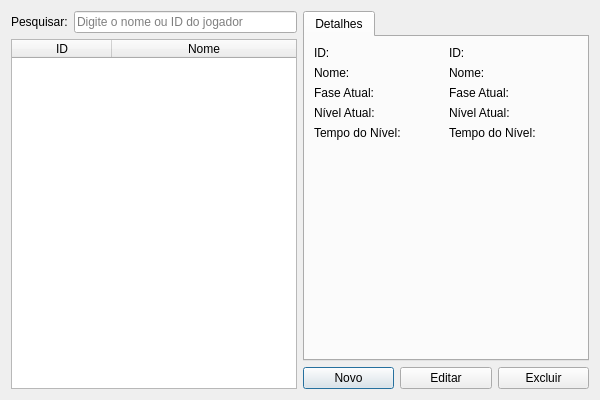
<?xml version="1.0" encoding="UTF-8"?>
<ui version="4.0">
 <class>PlayerKarteaConfigListView</class>
 <widget class="QDialog" name="PlayerKarteaConfigListView">
  <property name="geometry">
   <rect>
    <x>0</x>
    <y>0</y>
    <width>600</width>
    <height>400</height>
   </rect>
  </property>
  <property name="windowTitle">
   <string>Plataforma T-TEA - Configurações Kartea</string>
  </property>
  <property name="windowIcon">
   <iconset resource="../../../../resources/resources.qrc">
    <normaloff>:/icons/system/appicon</normaloff>:/icons/system/appicon</iconset>
  </property>
  <property name="modal">
   <bool>true</bool>
  </property>
  <layout class="QHBoxLayout" name="mainLayout">
   <item>
    <layout class="QVBoxLayout" name="lay_left">
     <item>
      <layout class="QHBoxLayout" name="lay_search">
       <item>
        <widget class="QLabel" name="lbl_search">
         <property name="text">
          <string>Pesquisar:</string>
         </property>
        </widget>
       </item>
       <item>
        <widget class="QLineEdit" name="led_search">
         <property name="placeholderText">
          <string>Digite o nome ou ID do jogador</string>
         </property>
        </widget>
       </item>
      </layout>
     </item>
     <item>
      <widget class="QTableWidget" name="tbl_config">
       <property name="editTriggers">
        <set>QAbstractItemView::EditTrigger::NoEditTriggers</set>
       </property>
       <property name="alternatingRowColors">
        <bool>true</bool>
       </property>
       <property name="selectionMode">
        <enum>QAbstractItemView::SelectionMode::SingleSelection</enum>
       </property>
       <property name="selectionBehavior">
        <enum>QAbstractItemView::SelectionBehavior::SelectRows</enum>
       </property>
       <property name="sortingEnabled">
        <bool>true</bool>
       </property>
       <property name="columnCount">
        <number>2</number>
       </property>
       <attribute name="horizontalHeaderStretchLastSection">
        <bool>true</bool>
       </attribute>
       <column>
        <property name="text">
         <string>ID</string>
        </property>
       </column>
       <column>
        <property name="text">
         <string>Nome</string>
        </property>
       </column>
      </widget>
     </item>
    </layout>
   </item>
   <item>
    <layout class="QVBoxLayout" name="lay_right">
     <item>
      <widget class="QTabWidget" name="tab_config">
       <property name="currentIndex">
        <number>0</number>
       </property>
       <widget class="QWidget" name="lay_details">
        <attribute name="title">
         <string>Detalhes</string>
        </attribute>
        <layout class="QVBoxLayout" name="detailsLayout">
         <item>
          <layout class="QGridLayout" name="grd_detail">
           <item row="0" column="0">
            <widget class="QLabel" name="lbl_id">
             <property name="text">
              <string>ID:</string>
             </property>
            </widget>
           </item>
           <item row="0" column="1">
            <widget class="QLabel" name="lbl_id_value">
             <property name="text">
              <string>ID: </string>
             </property>
            </widget>
           </item>
           <item row="1" column="0">
            <widget class="QLabel" name="lbl_name">
             <property name="text">
              <string>Nome:</string>
             </property>
            </widget>
           </item>
           <item row="1" column="1">
            <widget class="QLabel" name="lbl_name_value">
             <property name="text">
              <string>Nome: </string>
             </property>
            </widget>
           </item>
           <item row="2" column="0">
            <widget class="QLabel" name="lbl_phase">
             <property name="text">
              <string>Fase Atual:</string>
             </property>
            </widget>
           </item>
           <item row="2" column="1">
            <widget class="QLabel" name="lbl_phase_value">
             <property name="text">
              <string>Fase Atual: </string>
             </property>
            </widget>
           </item>
           <item row="3" column="0">
            <widget class="QLabel" name="lbl_level">
             <property name="text">
              <string>Nível Atual:</string>
             </property>
            </widget>
           </item>
           <item row="3" column="1">
            <widget class="QLabel" name="lbl_level_value">
             <property name="text">
              <string>Nível Atual: </string>
             </property>
            </widget>
           </item>
           <item row="4" column="0">
            <widget class="QLabel" name="lbl_time">
             <property name="text">
              <string>Tempo do Nível:</string>
             </property>
            </widget>
           </item>
           <item row="4" column="1">
            <widget class="QLabel" name="lbl_time_value">
             <property name="text">
              <string>Tempo do Nível: </string>
             </property>
            </widget>
           </item>
          </layout>
         </item>
         <item>
          <spacer name="sp_detail">
           <property name="orientation">
            <enum>Qt::Orientation::Vertical</enum>
           </property>
           <property name="sizeHint" stdset="0">
            <size>
             <width>20</width>
             <height>40</height>
            </size>
           </property>
          </spacer>
         </item>
        </layout>
       </widget>
      </widget>
     </item>
     <item>
      <layout class="QHBoxLayout" name="lay_buttons">
       <item>
        <widget class="QPushButton" name="pb_new">
         <property name="toolTip">
          <string>Criar um novo registro</string>
         </property>
         <property name="text">
          <string>Novo</string>
         </property>
         <property name="icon">
          <iconset resource="../../../../resources/resources.qrc">
           <normaloff>:/icons/ui/buttons/newicon</normaloff>:/icons/ui/buttons/newicon</iconset>
         </property>
        </widget>
       </item>
       <item>
        <widget class="QPushButton" name="pb_edit">
         <property name="toolTip">
          <string>Editar o registro selecionado</string>
         </property>
         <property name="text">
          <string>Editar</string>
         </property>
         <property name="icon">
          <iconset resource="../../../../resources/resources.qrc">
           <normaloff>:/icons/ui/buttons/editicon</normaloff>:/icons/ui/buttons/editicon</iconset>
         </property>
        </widget>
       </item>
       <item>
        <widget class="QPushButton" name="pb_delete">
         <property name="toolTip">
          <string>Excluir o registro selecionado</string>
         </property>
         <property name="text">
          <string>Excluir</string>
         </property>
         <property name="icon">
          <iconset resource="../../../../resources/resources.qrc">
           <normaloff>:/icons/ui/buttons/trashicon</normaloff>:/icons/ui/buttons/trashicon</iconset>
         </property>
        </widget>
       </item>
      </layout>
     </item>
    </layout>
   </item>
  </layout>
 </widget>
 <resources>
  <include location="../../../../resources/resources.qrc"/>
 </resources>
 <connections/>
</ui>
